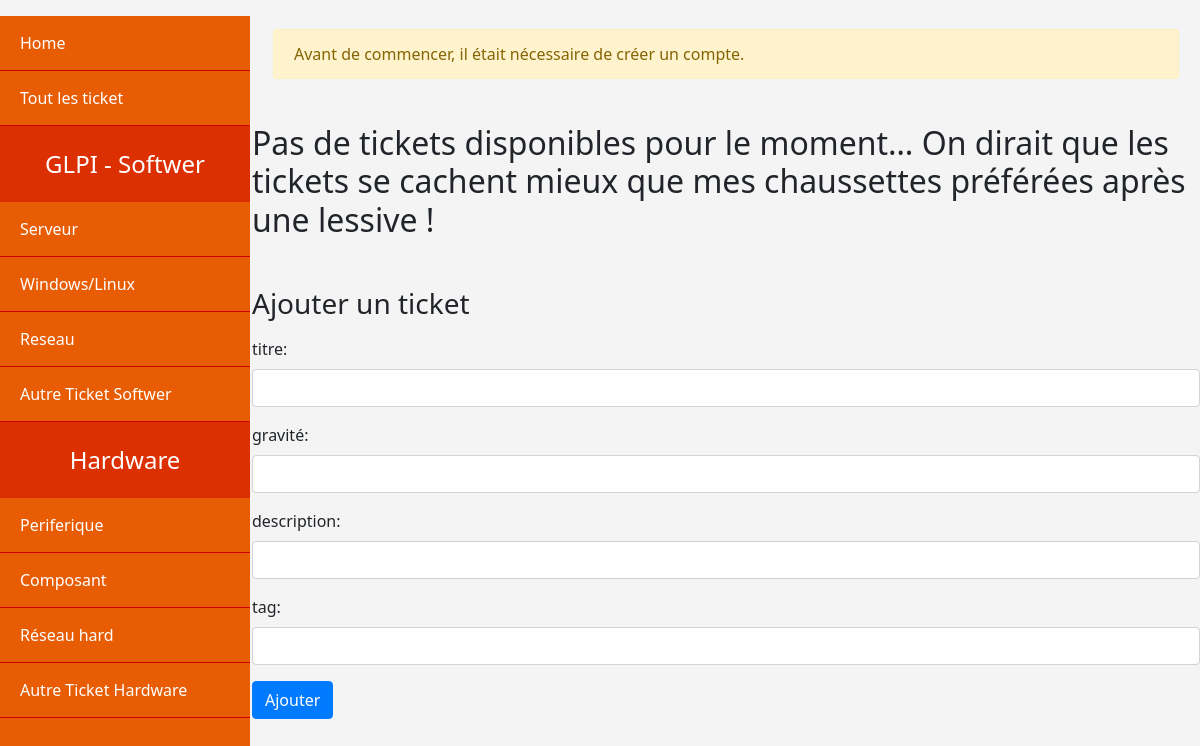
Page /allticket on the committed database.
### tables this page shows
CREATE TABLE "tiqué_type" (`name` TEXT NOT NULL, typename number DEFAULT 0);

CREATE TABLE "arder" (`name` TEXT NOT NULL, typename numbre DEFAULT 0);

### my_flask_app/website.py (the view, shortened to what this page needs)
    @app.route('/allticket', methods=['GET', 'POST'])
    def create_allticket_route(tiqué_type_var="all"):
        if request.method == 'GET':
            if request.cookies.get('ID'):
                page = all_tiqué(tiqué_type_var)
            else :
                flash("Avant de commencer, il était nécessaire de créer un compte.", "warning")
                page= []
        resultsoftcorige = []
        resultardercorige = []
        resultsoft = tiqué_type()
        for i in resultsoft:
            a = list(i)
            a[0] = str(a[0]).replace(" ", "_")
            a = tuple(a)
            resultsoftcorige.append(a[0])
        resultarder = ader_type()
        for i in resultsoft:
            a = list(i)
            a[0] = str(a[0]).replace(" ", "_")
            a = tuple(a)
            resultardercorige.append(a[0])
        return render_template('Softwer.html', soft=resultsoft, ard=resultarder, page=page)

### db.py (called while the page is built)
def tiqué_type() :
    conn = sqlite3.connect('database.db')  # Updated connection string
    cursor = conn.cursor()
    cursor.execute("SELECT * FROM tiqué_type")
    tickets = cursor.fetchall()
    conn.close()
    return tickets

def ader_type() :
    conn = sqlite3.connect('database.db')  # Updated connection string
    cursor = conn.cursor()
    cursor.execute("SELECT * FROM arder")
    tickets = cursor.fetchall()
    conn.close()
    return tickets

### my_flask_app/templates/Softwer.html (shortened to what this page needs)
<!DOCTYPE html>
<html lang="fr">
<head>
    <link rel="stylesheet" href="https://stackpath.bootstrapcdn.com/bootstrap/4.5.2/css/bootstrap.min.css">
    <link rel="stylesheet" href="{{ url_for('static', filename='styles/StylesSoftwer.css') }}">
    <link rel="stylesheet" href="{{ url_for('static', filename='styles/stylesmenu.css') }}">
</head>
<body>
    <ul class="nav-menu">
        <li><a href="/">Home</a></li>
        <li><a href="/allticket">Tout les ticket</a></li>
        <li class="logo">GLPI - Softwer</li>
        {% for item in soft %}
            {% if item[1] == 0 %}
                <li class="menu-item">
                    <a href="/software/{{ item[0] | lower | replace(' ', '_') }}">{{ item[0] }}</a>
                </li>
            {% endif %}
        {% endfor %}
        <li class="logo">Hardware</li>
        {% for item in ard %}
            {% if item[1] == 0 %}
                <li class="menu-item">
                    <a href="/hardware/{{ item[0] | lower | replace(' ', '_') }}">{{ item[0] }}</a>
                </li>
            {% endif %}
        {% endfor %}
    </ul>
    <div class="page">
        {% with messages = get_flashed_messages(with_categories=true) %}
        {% if messages %}
            <div class="alert mt-3">
            {% for category, message in messages %}
                <div class="alert alert-{{ category }}">{{ message }}</div>
            {% endfor %}
            </div>
        {% endif %}
        {% endwith %}
        {% if page %}
                    <table>
                        <tr>
                            <th>name,</th>
                            <th>def,</th>
                            <th>qui,</th>
                            <th>statu,</th>
                        </tr>
                        {% for ticket in page %}
                            <tr>
                                <td>{{ ticket[5] }}<td>
                                <td>{{ ticket[7] }}<td>
                                <td>{{ ticket[1] }}<td>
                                {% if ticket[8] == 1 %}
                                    <td>Open<td>
                                {% else %}
                                    <td>Close</td>
                                {% endif %}
                                <td>
                                    <form method="POST" action="/ticket">
                                        <input type="hidden" name="ticket_id" value="{{ ticket[0] }}">
                                        <button type="submit" name="action" value="open ticket">Open ticket</button>
                                    </form>
                                </td>
                            </tr>
                        {% endfor %}
                    </table>
                    <h3 class="mt-5">Ajouter un ticket</h3>
                        <form Method="POST" class="mt-3">
                            <div class="form-group">
                                <label for="titre">titre:</label>
                                <input type="text" class="form-control" id="titre" name="titre" required>
                            </div>
                            <div class="form-group">
                                <label for="gravité">gravité:</label>
                                <input type="number" class="form-control" id="gravité" name="gravité" required>
                            </div>
                            <div class="form-group">
                                <label for="description">description:</label>
                                <input type="text" class="form-control" id="description" name="description" required>
                            </div>
                            <div class="form-group">
                                <label for="tags">tag:</label>
                                <input type="text" class="form-control" id="tags" name="tags" required>
                            </div>
                            <button type="submit" class="btn btn-primary">Ajouter</button>
                        </form>
                {% else %}
                    <h2>Pas de tickets disponibles pour le moment… On dirait que les tickets se cachent mieux que mes chaussettes préférées après une lessive !</h2>
                    <h3 class="mt-5">Ajouter un ticket</h3>
                        <form Method="POST" class="mt-3">
                            <div class="form-group">
                                <label for="titre">titre:</label>
                                <input type="text" class="form-control" id="titre" name="titre" required>
                            </div>
                            <div class="form-group">
                                <label for="gravité">gravité:</label>
                                <input type="number" class="form-control" id="gravité" name="gravité" required>
                            </div>
                            <div class="form-group">
                                <label for="description">description:</label>
                                <input type="text" class="form-control" id="description" name="description" required>
                            </div>
                            <div class="form-group">
                                <label for="tags">tag:</label>
                                <input type="text" class="form-control" id="tags" name="tags" required>
                            </div>
                            <button type="submit" class="btn btn-primary">Ajouter</button>
                        </form>
                {% endif %}
    </div>
</body>
</html>

### my_flask_app/static/styles/StylesSoftwer.css (style rules this page uses)
.page { margin-left: 21%; }

### my_flask_app/static/styles/stylesmenu.css (style rules this page uses)
* { box-sizing: border-box; }
body { margin: 0; font-family: 'Segoe UI', Tahoma, Geneva, Verdana, sans-serif; background-color: #f4f4f4; }
.nav-menu { width: 250px; background-color: #E85D04; color: white; list-style: none; padding: 0; position: fixed; height: 100%; }
.nav-menu li a { color: white; text-decoration: none; display: block; padding: 15px 20px; border-bottom: 1px solid #D00000; }
.logo { background-color: #DC2F02; padding: 20px; text-align: center; font-size: 24px; }

### rows in the picture
tiqué_type: name "Serveur"
tiqué_type: name "Windows/Linux"
tiqué_type: name "Reseau"
tiqué_type: name "Autre Ticket Softwer"
arder: name "Periferique"
arder: name "Composant"
arder: name "Réseau hard"
arder: name "Autre Ticket Hardware"

### other values in the picture
{{ message }} "Avant de commencer, il était nécessaire de créer un compte."
